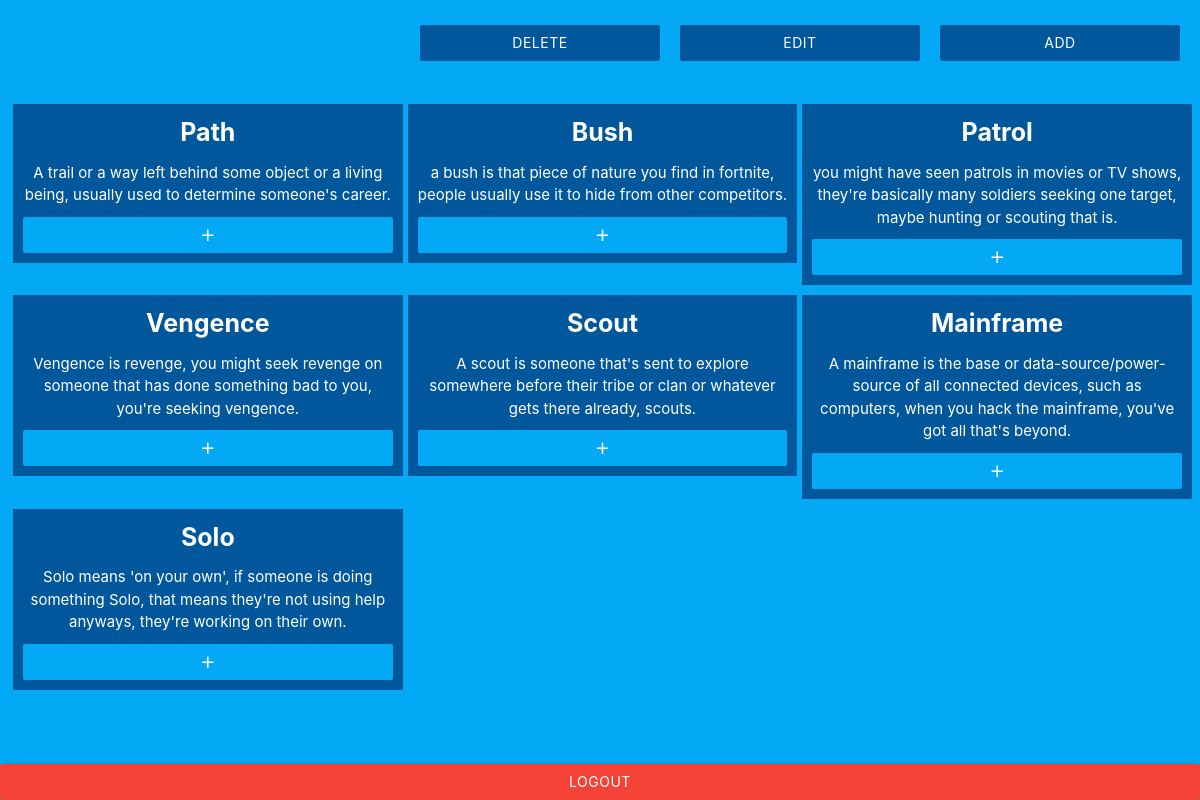
The app's page / (signed in) with its own data.
### base/models.py (models this page shows, shortened)
class Vocabulary(models.Model):
    title = models.CharField(max_length=100)
    meaning = models.CharField(max_length=1000)

### base/views.py (the view)
# urls.py: path('', views.VocaSession,name='VocaSession'),
def VocaSession(request):
    if request.user.is_superuser:
        return render(request,'base/VocaSession.html', {'vocabularies':Vocabulary.objects.all()})
    else:
        return redirect('/login/')

### base/templates/base/VocaSession.html (shortened to what this page needs)
<!DOCTYPE html>
<html>
<head>
    {% load static %}
    <link rel="stylesheet"
    href="https://cdnjs.cloudflare.com/ajax/libs/materialize/1.0.0-rc.2/css/materialize.min.css">
    <link rel='stylesheet' type='text/css' href='{% static "stylesheets/VocaSession.css" %}'>
</head>
<body class='light-blue'>
    <div class="actions_area">
        <button class="btn light-blue darken-4 z-depth-0 action" id='add_vocabulary'>Add</button>
        <button class="btn light-blue darken-4 z-depth-0 action" id='edit_vocabulary'>Edit</button>
        <button class="btn light-blue darken-4 z-depth-0 action" id='delete_vocabulary'>Delete</button>
    </div>
    <div class="vocabulary_showcase_container row">
        {% for vocabulary in vocabularies %}
        <div class="vocabulary_showcase light-blue darken-4 col s12 m6 l4">
            <span class="vocabulary_name white-text">{{vocabulary.title}}</span>
            <div class="vocabulary_meaning white-text">
                {{vocabulary.meaning}}
            </div>
            <button class="btn light-blue z-depth-0 add_to_list"><i class='material-icons'>add</i></button>
        </div>
        {% endfor %}
        </div>
    <footer>
        <button class='btn red hide-on-med-and-down' id='logout_btn'>Logout</button>
    </footer>
</body>
</html>

### base/static/stylesheets/VocaSession.css (style rules this page uses)
div.actions_area { display: flex; padding-top: 25px; flex-direction: row-reverse; width: 100%; }
div.actions_area > button { margin-right: 20px; transition: 50ms all linear; flex-basis: 20%; position: relative; top: 0; }
div.vocabulary_showcase_container { padding: 8px; margin: 25px auto; }
div.vocabulary_showcase_container > div.vocabulary_showcase { padding: 10px; text-align: center; margin-top: 10px; border-left: 5px solid #03A9F4; transition: 100ms all linear; }
div.vocabulary_showcase_container > div.vocabulary_showcase > span.vocabulary_name { font-size: 25px; font-weight: bolder; }
div.vocabulary_showcase_container > div.vocabulary_showcase > div.vocabulary_meaning { margin-top: 10px; margin-bottom: 10px; }
div.vocabulary_showcase_container > div.vocabulary_showcase > button.btn { width: 100%; transition: 100ms all linear; }
footer { position: fixed; bottom: 0; width: 100%; }
footer > button.btn { width: 100%; }

### records on screen
Vocabulary: title "Path", meaning "A trail or a way left behind some object or a living being, usually used to determine someone's career."
Vocabulary: title "Bush", meaning "a bush is that piece of nature you find in fortnite, people usually use it to hide from other competitors."
Vocabulary: title "Patrol", meaning "you might have seen patrols in movies or TV shows, they're basically many soldiers seeking one target, maybe hunting or scouting that is."
Vocabulary: title "Vengence", meaning "Vengence is revenge, you might seek revenge on someone that has done something bad to you, you're seeking vengence."
Vocabulary: title "Scout", meaning "A scout is someone that's sent to explore somewhere before their tribe or clan or whatever gets there already, scouts."
Vocabulary: title "Mainframe", meaning "A mainframe is the base or data-source/power-source of all connected devices, such as computers, when you hack the mainframe, you've got all that's beyond."
Vocabulary: title "Solo", meaning "Solo means 'on your own', if someone is doing something Solo, that means they're not using help anyways, they're working on their own."
